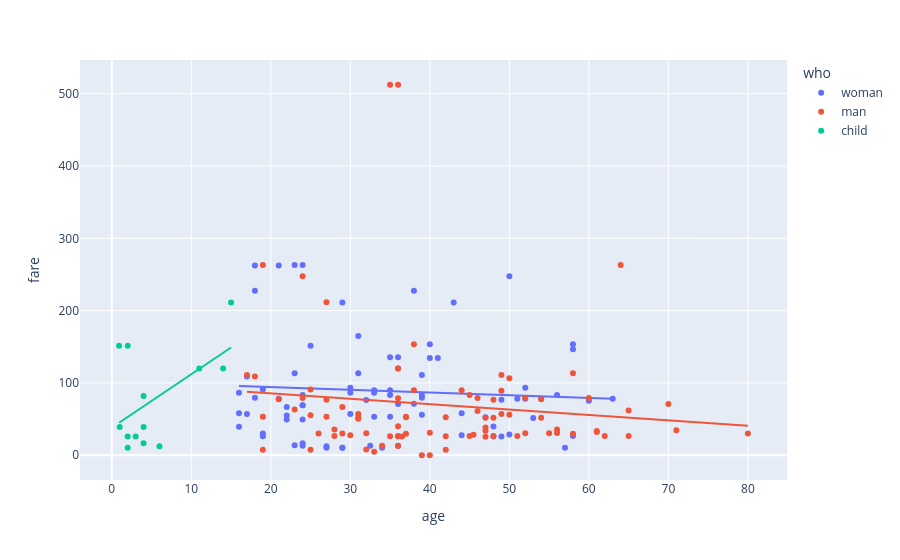

Here is the notebook cell this chart was saved with:
### Markdown cell above
### Visualizing Quantitative Data: Scatter Plots

Scatter plots are used to compare two quantitative variables

### Code cell
px.scatter(ti,x='age',y='fare',color='who',trendline='ols')
